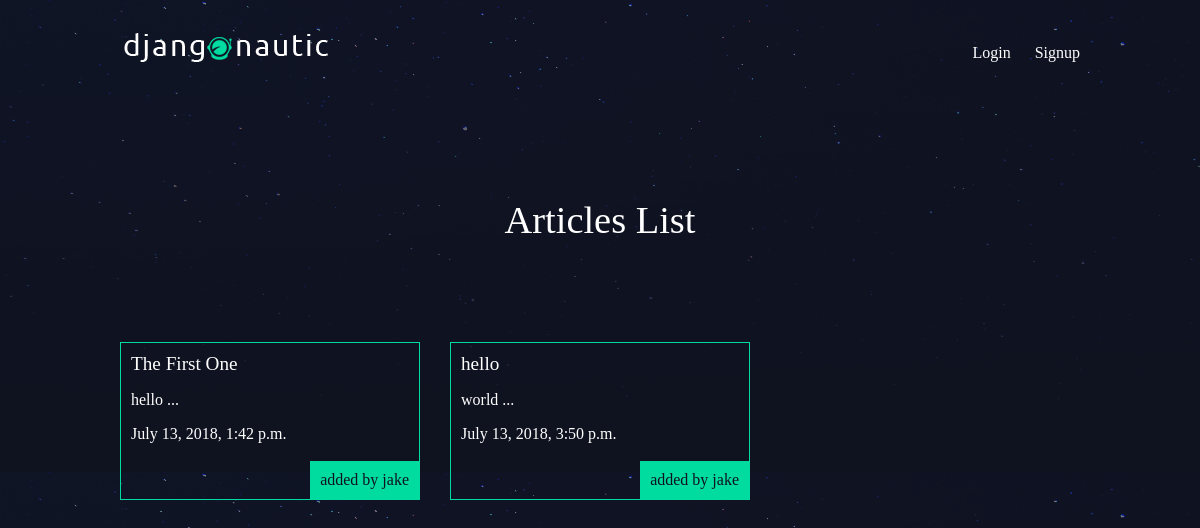
The app's page /articles/ with its own data.
### articles/models.py (models this page shows, shortened)
class Article(models.Model):
    title = models.CharField(max_length=100)
    slug = models.SlugField()
    body = models.TextField()
    date = models.DateTimeField(auto_now_add=True)
    thumb = models.ImageField(default='default.png', blank=True)
    author = models.ForeignKey(User, on_delete=models.CASCADE, default=None)
    def snippet(self):
        return self.body[:50] + ' ...'

### articles/views.py (the view)
# urls.py: path('', views.article_list, name='list'),
def article_list(request):
    articles = Article.objects.all().order_by('date')
    return render(request, 'articles/article_list.html', {'articles':articles})

### articles/templates/articles/article_list.html
{% extends 'base_layout.html' %}
{% block content %}
    <h1>Articles List</h1>
    <div class="articles">
    {% for article in articles %}
        <div class="article">
            <h2><a href="{% url 'articles:detail' slug=article.slug %}">{{ article.title }}</a></h2>
            <p>{{ article.snippet }}</p>
            <p>{{ article.date }}</p>
            <p class="author">added by {{ article.author.username }}</p>
        </div>
    {% endfor %}
    </div>
{% endblock %}

### assets/styles.css (style rules this page uses)
body { background-color: #0f121f; background-image: url(stars.png); background-repeat-y: no-repeat; color: #fff; }
body * { font-family: Ubuntu; }
h1, h2, h3, h4, h5 { font-weight: normal; margin: 0; }
a, a:hover, a:visited { color: #fff; text-decoration: none; }
div.wrapper h1 { text-align: center; margin: 100px auto; font-size: 2.4em; }
.articles { display: grid; grid-template-columns: 1fr 1fr 1fr; grid-gap: 30px; }
.article { padding: 10px; border: 1px solid #00dba0; position: relative; padding-bottom: 40px; }
.article h2 { font-size: 1.2em; }
.article .author { padding: 10px; background: #00dba0; position: absolute; right: 0; bottom: 0; margin: 0; color: #0f121f; }

### records on screen
Article: title "The First One", snippet "hello ...", date "July 13, 2018, 1:42 p.m.", author.username "jake"
Article: title "hello", snippet "world ...", date "July 13, 2018, 3:50 p.m.", author.username "jake"
